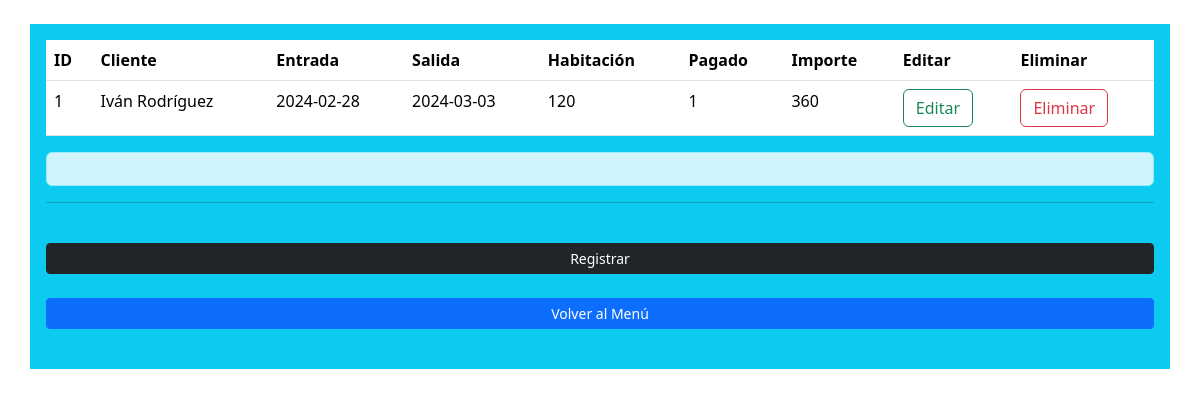
Screenshot of /masejemplos1/reservas.php with the database file from the repository.
### tables this page shows
CREATE TABLE reservas (
	id INT UNIQUE NOT NULL,
    cliente VARCHAR(50) NOT NULL,
    entrada DATE NOT NULL,
    salida DATE NOT NULL,
    hab INT NOT NULL,
    pagado BOOLEAN NOT NULL,
    importe FLOAT NOT NULL,
    PRIMARY KEY PK_reservas_id (id)
)ENGINE InnoDB;

### masejemplos1/reservas.php (the view, shortened to what this page needs)
<?php
$conexion = conectar();
?>
<?php
$sql = "SELECT * FROM reservas";
$filas = $conexion->query($sql);
?>
<!DOCTYPE html>
<html lang="es">
<head>
    <link href="https://cdn.jsdelivr.net/npm/bootstrap@5.3.2/dist/css/bootstrap.min.css" rel="stylesheet">
</head>
<body>
    <br>
    <main class="container align-center w-70 bg-info p-3">
        <table class="table">
            <thead>
                <tr>
                    <th>ID</th>
                    <th>Cliente</th>
                    <th>Entrada</th>
                    <th>Salida</th>
                    <th>Habitación</th>
                    <th>Pagado</th>
                    <th>Importe</th>
                    <th>Editar</th>
                    <th>Eliminar</th>
                </tr>
            </thead>
            <tbody>
                <?php
                $reservas = $filas->fetch_all(MYSQLI_ASSOC);
                foreach ($reservas as $reserva) {
                ?>
                    <tr>
                        <td><?php echo $reserva['id'] ?></td>
                        <td><?php echo $reserva['cliente'] ?></td>
                        <td><?php echo $reserva['entrada'] ?></td>
                        <td><?php echo $reserva['salida'] ?></td>
                        <td><?php echo $reserva['hab'] ?></td>
                        <td><?php echo $reserva['pagado'] ?></td>
                        <td><?php echo $reserva['importe'] ?></td>
                        <td><a href="modificar.php?editar=<?php echo $reserva['id'] ?>" class="btn btn-outline-success">Editar</a></td>
                        <td><a href="borrar.php?eliminar=<?php echo $reserva['id'] ?>" class="btn btn-outline-danger">Eliminar</a></td>
                    </tr>
                <?php
                }
                ?>
            </tbody>
        </table>
        <p class="alert alert-info">
        </p>
        <hr>
        <br>
        <section class="row">
            <nav class="col">
                <a href="registrar.php" class="btn btn-sm btn-dark w-100">Registrar</a><br><br>
                <a href="menu.php" class="btn btn-sm btn-primary w-100">Volver al Menú</a><br><br>
            </nav>
        </section>
    </main>
</body>
</html>

### rows the page displays
reservas: id "1", cliente "Iván Rodríguez", entrada "2024-02-28", salida "2024-03-03", hab "120", pagado "1", importe "360"
